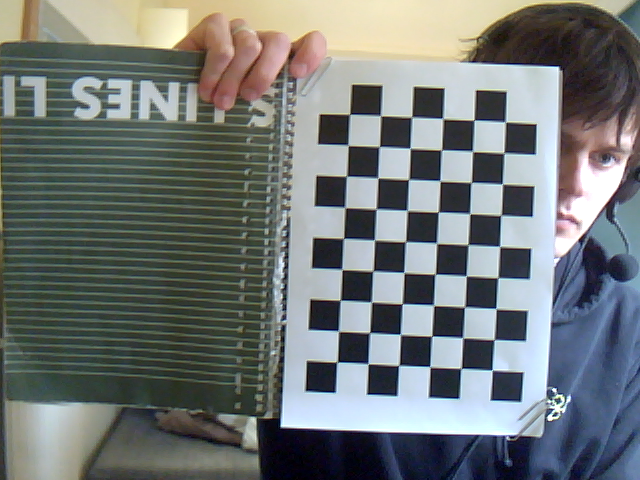
#> input picture images for run 1/c1.png, 640 x 480 px; its folder holds only this picture in this run
$ python main.py
#> lines starting #> are read from the running program, lines starting #| are printed output that depends on the picture; after the words box and inside, x2 and y2 are one past the last pixel; in counts of white or black regions, pixels touching at a corner belong together; long printed decimals are rounded
import numpy as np
import cv2 as cv
import glob

# Chessboard parameters
chessboard_size = (9, 6)  # Internal corners
square_size = 2.5  # Square size in cm

# Criteria for corner refinement
criteria = (cv.TERM_CRITERIA_EPS + cv.TERM_CRITERIA_MAX_ITER, 25, 0.001)

# Prepare 3D object points
objp = np.zeros((np.prod(chessboard_size), 3), np.float32)
objp[:, :2] = np.mgrid[0:chessboard_size[0], 0:chessboard_size[1]].T.reshape(-1, 2) * square_size

# Storage for object and image points
objpoints = []  # 3D points
imgpoints = []  # 2D points

# Main function controls the flow
def Main():
    images = GetImages("images for run 1/*.png")
    if not images:
        print("No images found! Check the folder path.")
        return
    print("Calibration in progress.")
    InitialCalibration(images, True)
    print("Calibration Done! Creating cube on the chessboard.")
    CreateCubeOnTheChessboard(GetImages("testImage.png"))

def GetImages(FilePath: str):
    return glob.glob(FilePath)

# Calibration
def InitialCalibration(images: list[str], showResults: bool):
#> called with showResults = True
    img = cv.imread(images[0])
#> img is the input picture: shape (480, 640, 3); mean B, G, R 117.8, 118.3, 112.9
    gray = cv.cvtColor(img, cv.COLOR_BGR2GRAY)
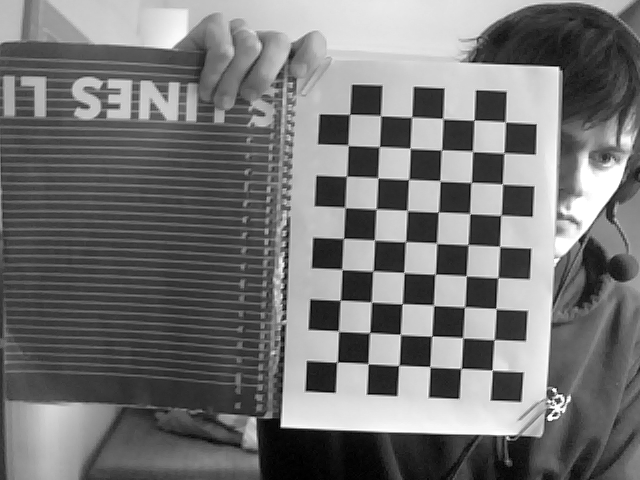
#> gray: shape (480, 640); min 0, max 255, mean 116.6
    image_size = gray.shape[::-1]
#> image_size = (640, 480)

    #Calibration
    for fname in images:
        img = cv.imread(fname)
        gray = cv.cvtColor(img, cv.COLOR_BGR2GRAY)

        ret, corners = cv.findChessboardCorners(gray, chessboard_size, None)
#> ret = True; corners = 54 rows, first 8: [337.1, 361.9], [338.1, 330.8], [340.2, 300.1], [342.1, 269.6], [343.6, 238.4], [344.8, 207.5], [346.5, 175.9], [348.3, 145.4]

        if ret:
            objpoints.append(objp)
            corners2 = cv.cornerSubPix(gray, corners, (11, 11), (-1, -1), criteria)
#> corners2 = 54 rows, first 8: [337, 362.1], [338.5, 331.1], [340.3, 300.3], [341.9, 269.4], [343.4, 238.4], [344.9, 207.4], [346.5, 176.2], [348.1, 145.2]
            imgpoints.append(corners2)

            if showResults:
                cv.drawChessboardCorners(img, chessboard_size, corners, ret)
#> img: shape (480, 640, 3); 4% of pixels changed, all inside (x1, y1, x2, y2) = (331, 108, 512, 377)
                cv.imshow("img", img)
                cv.waitKey(200)
        else:
            print(f"Chessboard not found in {fname}, please select the 4 corners of the chessboard starting from top left and ending at bottom left.")

            # Manually assign the corners
            manual_corners = []

            cv.namedWindow('img')
            cv.setMouseCallback('img', select_corners, {'corners': manual_corners})

            while len(manual_corners) < 4:
                cv.imshow('img', img)
                cv.waitKey(1)

            # Convert the selected corners to NumPy array
            manual_corners = np.array(manual_corners, dtype=np.float32)

            # Define object points (real world coordinates in cm)
            dst_points = np.array([
                [0, 0],
                [chessboard_size[1] - 1, 0],
                [chessboard_size[1] - 1, chessboard_size[0] - 1],
                [0, chessboard_size[0] - 1]
            ], dtype=np.float32) * square_size
            H, _ = cv.findHomography(manual_corners, dst_points)

            # Generate grid of expected inner corners
            x_grid, y_grid = np.meshgrid(range(chessboard_size[1]), range(chessboard_size[0]))
            grid_points = np.vstack([x_grid.ravel(), y_grid.ravel()]).T.astype(np.float32) * square_size

            # Transform these points to image space
            projected_corners = cv.perspectiveTransform(grid_points.reshape(1, -1, 2), np.linalg.inv(H))
            projected_corners = projected_corners.reshape(-1, 1, 2)

            # Store points
            objpoints.append(objp)
            imgpoints.append(projected_corners)

            # Draw selected and calculated points
            for point in projected_corners:
                cv.circle(img, tuple(point.ravel().astype(int)), 5, (0, 255, 0), -1)

            cv.imshow("img", img)
            cv.waitKey(500)

    cv.destroyAllWindows()

# Function to manually select the corners
def select_corners(event, x, y, flags, param):
    if event == cv.EVENT_LBUTTONDOWN:
        if len(param['corners']) < 4:
            param['corners'].append((x, y))
            print(f"Corner {len(param['corners'])} selected at ({x}, {y})")
            if len(param['corners']) == 4:
                print("All 4 corners selected.")

# Create a Cube on the chessboard
def CreateCubeOnTheChessboard(images: list[str]):
    # Get image size, Camera Matrix & Distortion
    img = cv.imread(images[0])
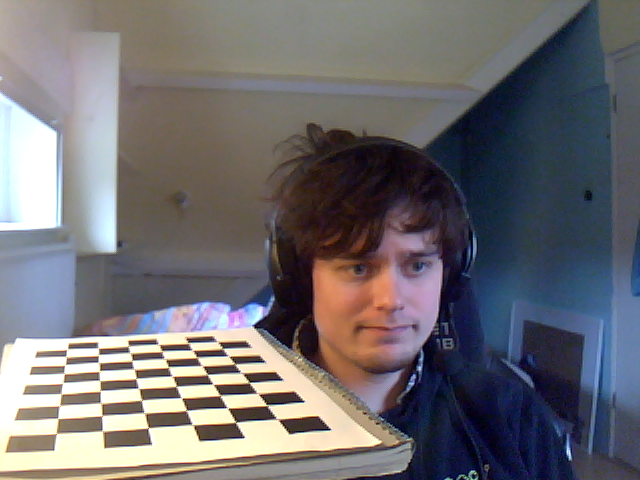
#> input picture testImage.png, 640 x 480 px
#> img is the input picture: shape (480, 640, 3); mean B, G, R 112.5, 108.8, 111.1
    gray = cv.cvtColor(img, cv.COLOR_BGR2GRAY)
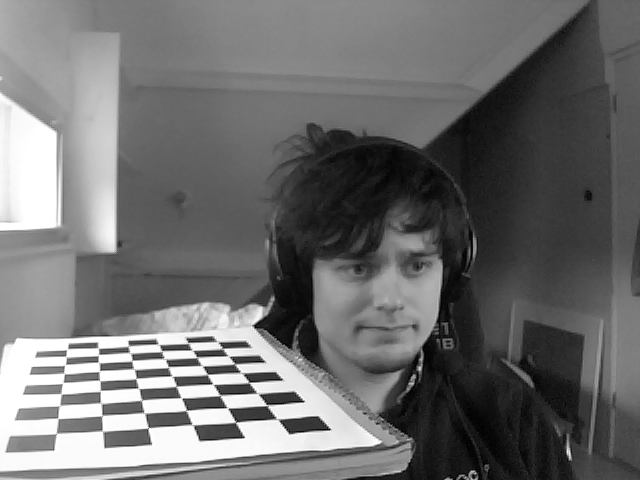
#> gray: shape (480, 640); min 0, max 255, mean 109.9
    image_size = gray.shape[::-1]
#> image_size = (640, 480)
    ret, mtx, dist, rvecs, tvecs = cv.calibrateCamera(objpoints, imgpoints, image_size, None, None)
#> ret = 0.155; mtx = [[2419.5, 0, 96.05], [0, 2460.6, 209], [0, 0, 1]]; dist = [[-1.64, 3.76, 0.000527, 0.109, 141.9]]; rvecs = ([-0.132, 0.151, -1.52],); tvecs = ([19.51, 12.34, 199],)
    cameraMatrix = mtx
#> cameraMatrix = [[2419.5, 0, 96.05], [0, 2460.6, 209], [0, 0, 1]]
    camereaDistortion = dist
#> camereaDistortion = [[-1.64, 3.76, 0.000527, 0.109, 141.9]]
    print(f" Final Reprojection Error: {ret}")
#|  Final Reprojection Error: 0.155
    print(f" Camera Matrix:\n{cameraMatrix}")
#|  Camera Matrix:
#| [[2.41954922e+03 0.00000000e+00 9.60520853e+01]
#|  [0.00000000e+00 2.46057400e+03 2.09032977e+02]
#|  [0.00000000e+00 0.00000000e+00 1.00000000e+00]]
    print(f" Distortion Coefficients:\n{camereaDistortion}")
#|  Distortion Coefficients:
#| [[-1.64254838e+00  3.75823896e+00  5.27311111e-04  1.09298970e-01
#|    1.41884713e+02]]
    print(f" size:\n{image_size}")
#|  size:
#| (640, 480)

    for fname in images:
        img = cv.imread(fname)
        gray = cv.cvtColor(img, cv.COLOR_BGR2GRAY)

        ret, corners = cv.findChessboardCorners(gray, chessboard_size, None)
#> ret = True; corners = 54 rows, first 8: [57.05, 432.7], [57.77, 418], [59.62, 405.5], [62.25, 394.3], [63.73, 381.9], [64.45, 374.1], [66.24, 363.7], [65.59, 355.8]

        if ret == True:
            cornersForSolvePnP = cv.cornerSubPix(gray,corners, (11,11), (-1,-1), criteria)
#> cornersForSolvePnP = 54 rows, first 8: [56.28, 433.4], [58.65, 413.5], [60.1, 398.9], [62.44, 388.4], [63.07, 378.4], [64.34, 372.8], [65.2, 364.3], [66.37, 356.6]

            isSolvePnPWorks, rvec, tvec = cv.solvePnP(objp, cornersForSolvePnP, cameraMatrix, camereaDistortion)
#> isSolvePnPWorks = True; rvec = [-1.08, -1.07, -1.38]; tvec = [-1.8, 13.85, 155.8]
            if isSolvePnPWorks == True:
                board_center = np.mean(objp, axis=0).reshape(1, 3)
                axis_length = square_size * 2  #length equal to 2 squares
                axes_points = np.float32([
                    [0, 0, 0],
                    [axis_length, 0, 0],
                    [0, axis_length, 0],
                    [0, 0, -axis_length]
                ])
                # Place the axes at the board center.
                axes_world = board_center + axes_points
                axes_img, _ = cv.projectPoints(axes_world, rvec, tvec, cameraMatrix, dist)
#> axes_img = [[153.4, 379.2], [147.4, 360.7], [226.6, 374.8], [149.1, 307.9]]
                axes_img = axes_img.reshape(-1, 2).astype(int)
#> axes_img = [[153, 379], [147, 360], [226, 374], [149, 307]]

                # Draw the axes lines on the image.
                origin_pt = tuple(axes_img[0])
#> origin_pt = (153, 379)
                cv.line(img, origin_pt, tuple(axes_img[1]), (0, 0, 255), 3)# X-axis
#> img: shape (480, 640, 3); 0.04% of pixels changed, all inside (x1, y1, x2, y2) = (145, 358, 156, 382)
                cv.line(img, origin_pt, tuple(axes_img[2]), (0, 255, 0), 3)#Y-axis
                cv.line(img, origin_pt, tuple(axes_img[3]), (255, 0, 0), 3)#Z-axis

                # Box Position = bottom-left (3,2), bottom-right (5,2), top-right (5,4), and top-left (3,4)
                bottom_face = np.float32([
                    [3 * square_size, 2 * square_size, 0],
                    [5 * square_size, 2 * square_size, 0],
                    [5 * square_size, 4 * square_size, 0],
                    [3 * square_size, 4 * square_size, 0]
                ])

                cube_height = 2 * square_size # To create 2x2x2 cube
                top_face = bottom_face.copy()
                top_face[:, 2] = -cube_height

                cube_world_points = np.concatenate((bottom_face, top_face), axis=0)
                cube_img, _ = cv.projectPoints(cube_world_points, rvec, tvec, cameraMatrix, camereaDistortion)
#> cube_img = [[138, 389.9], [132.4, 370.8], [204.4, 366.6], [212.2, 385.6], [133.5, 317.9], [128.1, 300.5], [200.8, 296], [208.5, 313.2]]
                cube_img = cube_img.reshape(-1, 2).astype(int)
#> cube_img = [[138, 389], [132, 370], [204, 366], [212, 385], [133, 317], [128, 300], [200, 295], [208, 313]]

                # Draw bottom face edges.
                for i in range(4):
                    pt1 = tuple(cube_img[i])
                    pt2 = tuple(cube_img[(i+1) % 4])
                    cv.line(img, pt1, pt2, (255, 0, 255), 2)
#> this loop made 4 passes
#> (pt1, pt2) on passes 1 to 4: ((138, 389), (132, 370)), ((132, 370), (204, 366)), ((204, 366), (212, 385)), ((212, 385), (138, 389))
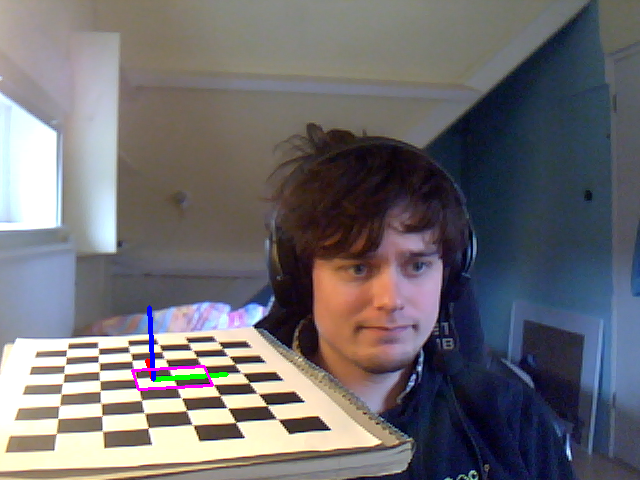
#> img: shape (480, 640, 3); mean B, G, R 112.5, 108.4, 110.9
                # Draw top face edges.
                for i in range(4, 8):
                    pt1 = tuple(cube_img[i])
                    pt2 = tuple(cube_img[4 + (i+1-4) % 4])
                    cv.line(img, pt1, pt2, (255, 0, 255), 2)
#> this loop made 4 passes
#> (pt1, pt2) on passes 1 to 4: ((133, 317), (128, 300)), ((128, 300), (200, 295)), ((200, 295), (208, 313)), ((208, 313), (133, 317))
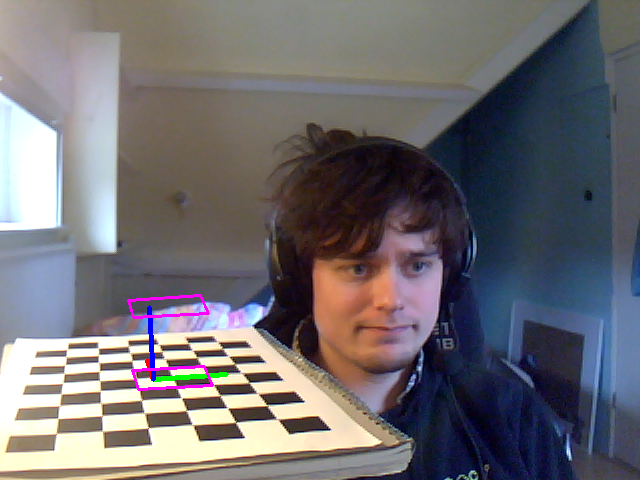
#> img: shape (480, 640, 3); 0.17% of pixels changed, all inside (x1, y1, x2, y2) = (127, 294, 210, 319)
                # Draw vertical edges.
                for i in range(4):
                    pt_bottom = tuple(cube_img[i])
                    pt_top = tuple(cube_img[i+4])
                    cv.line(img, pt_bottom, pt_top, (255, 0, 255), 2)
#> this loop made 4 passes
#> (pt_bottom, pt_top) on passes 1 to 4: ((138, 389), (133, 317)), ((132, 370), (128, 300)), ((204, 366), (200, 295)), ((212, 385), (208, 313))
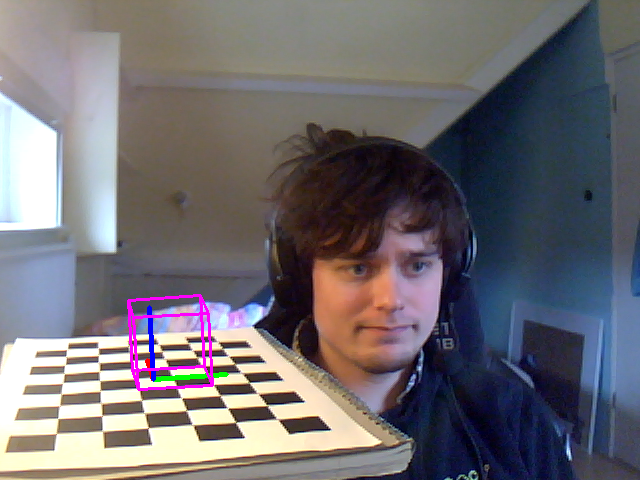
#> img: shape (480, 640, 3); 0.25% of pixels changed, all inside (x1, y1, x2, y2) = (127, 297, 214, 388)

                top_face_pts = cube_img[4:8].reshape((-1, 1, 2))
#> top_face_pts = [[133, 317], [128, 300], [200, 295], [208, 313]]


                # Colouring of the top polygon
                bottom_face_world = board_center + bottom_face
                top_face_world = board_center + top_face
                # Compute the center of the cube’s top face in world coordinates.
                top_face_center = np.mean(top_face_world, axis=0).reshape(1, 3)
                # Transform the top face center to camera coordinates.
                R_mat, _ = cv.Rodrigues(rvec)
#> R_mat = [[-0.0585, 0.997, 0.0541], [-0.193, -0.0645, 0.979], [0.979, 0.0468, 0.197]]
                top_face_cam = R_mat.dot(top_face_center.T) + tvec
#> top_face_cam = [10.47, 4.2, 175]
                distance = np.linalg.norm(top_face_cam)
#> distance = 175.4

                max_distance = 400.0
                v_value = 255 * (1 - min(distance, max_distance) / max_distance)
#> v_value = 143.2
                v_value = int(np.clip(v_value, 0, 255))
#> v_value = 143

                # Compute the chessboard’s normal in world coordinates ([0, 0, 1]) transformed into camera coordinates.
                board_normal_world = np.array([0, 0, 1], dtype=np.float32).reshape(3, 1)
                board_normal_cam = R_mat.dot(board_normal_world).flatten()
#> board_normal_cam = [0.0541, 0.979, 0.197]
                # The camera’s viewing direction is along the Z axis [0, 0, 1].
                # Compute the angle (in degrees) between board_normal_cam and [0, 0, 1].
                cos_angle = board_normal_cam[2] / np.linalg.norm(board_normal_cam)
#> cos_angle = 0.197
                tilt_angle = np.degrees(np.arccos(np.clip(cos_angle, -1.0, 1.0)))
#> tilt_angle = 78.67

                max_tilt = 45.0
                s_value = 255 * (1 - min(tilt_angle, max_tilt) / max_tilt)
#> s_value = 0
                s_value = int(np.clip(s_value, 0, 255))

                # Project the board center (world coordinate) to image coordinates.
                board_center_img, _ = cv.projectPoints(board_center, rvec, tvec, cameraMatrix, dist)
#> board_center_img = [[153.4, 379.2]]
                board_center_img = board_center_img.reshape(-1, 2)
                x_center = board_center_img[0, 0]
#> x_center = 153.4
                hue = int((x_center / image_size[1]) * 180)  # OpenCV uses H in [0, 180]
#> hue = 57

                # Combine HSV components and convert to BGR for drawing.
                hsv_color = np.uint8([[[hue, s_value, v_value]]])
#> hsv_color = [[57, 0, 143]]
                bgr_color = cv.cvtColor(hsv_color, cv.COLOR_HSV2BGR)[0][0]
#> bgr_color = [143, 143, 143]
                bgr_color = tuple(int(c) for c in bgr_color)
#> bgr_color = (143, 143, 143)

                # Use the projected points for the top face (vertices 4-7).
                top_face_pts = cube_img[4:8].reshape((-1, 1, 2))
                cv.fillConvexPoly(img, top_face_pts, bgr_color)
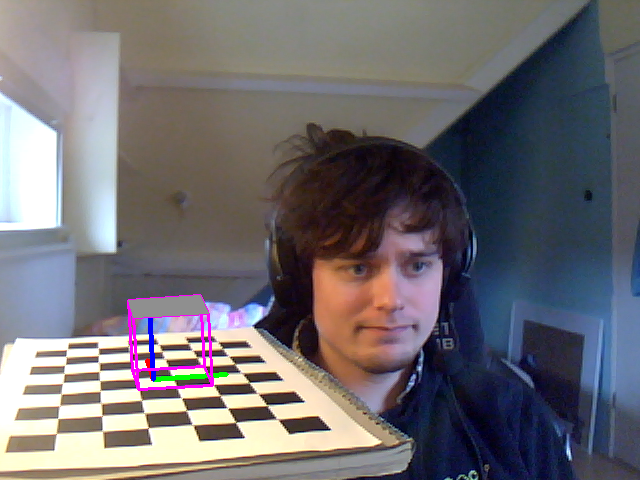
#> img: shape (480, 640, 3); 0.46% of pixels changed, all inside (x1, y1, x2, y2) = (128, 295, 209, 318)

                cv.imshow("Computer Vision - Assignment 1", img)
                cv.waitKey(0)
                cv.destroyAllWindows()

    cv.destroyAllWindows()

if __name__ == "__main__":
    Main()
